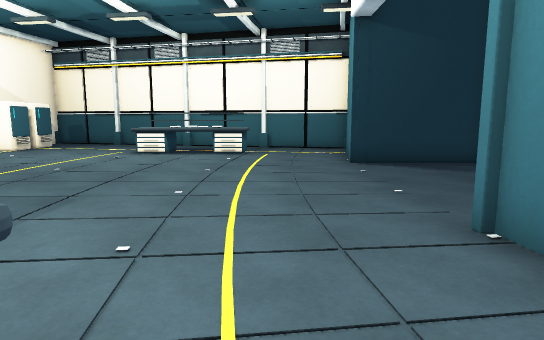
View 1 (above)

14 first-person views from a walk through a 3-D level made in the Unity game engine. The camera is 1.3 m above the floor, tilts 8° down and sees 75° across. The floor is counted in squares, 1 m on a side. Each view is taken from the middle of a square. On the plan, view 1 faces up. The plan holds only what a view shows up to about 15 squares ahead; the rest is blank. Door leaves are left out, so doorways stand open.

View 2
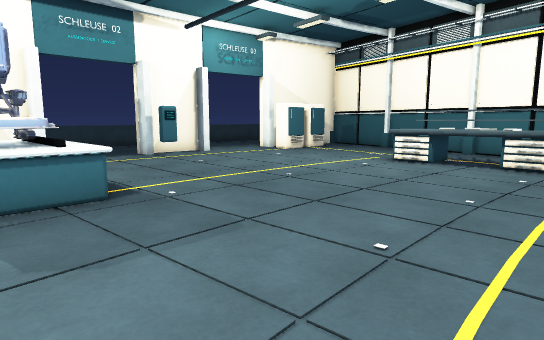

View 3
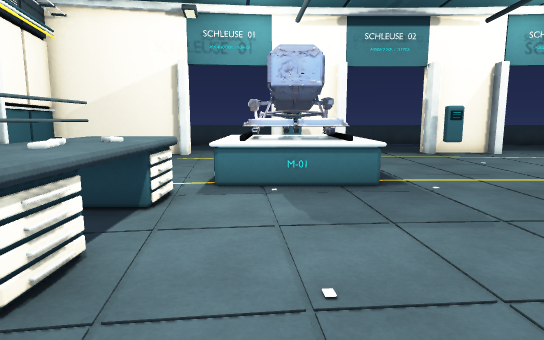

View 4
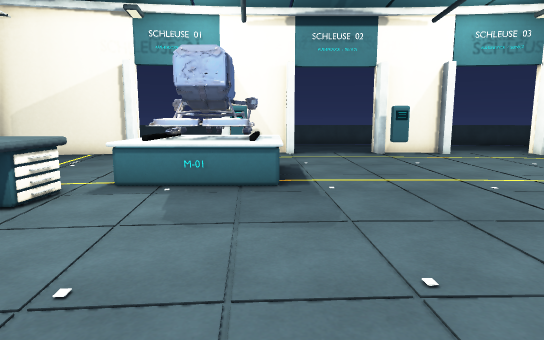

View 5
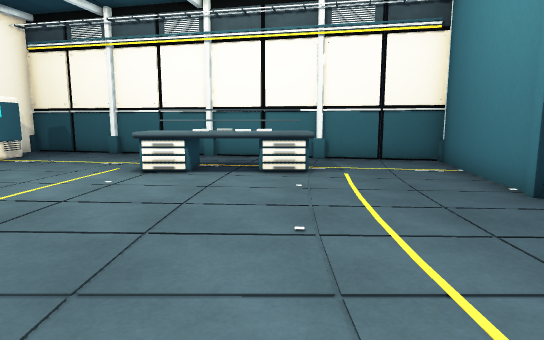

View 6
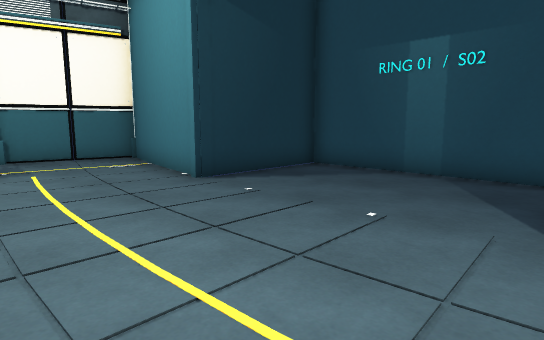

View 7
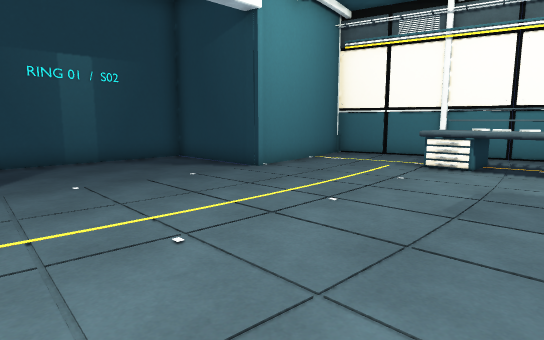

View 8
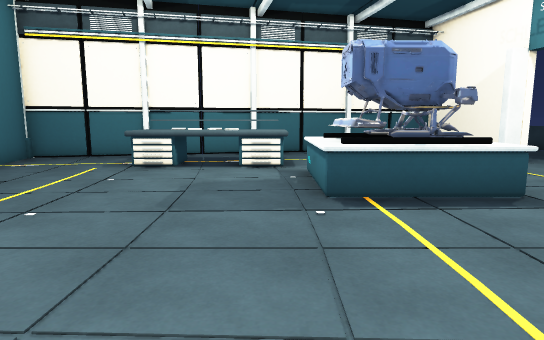

View 9
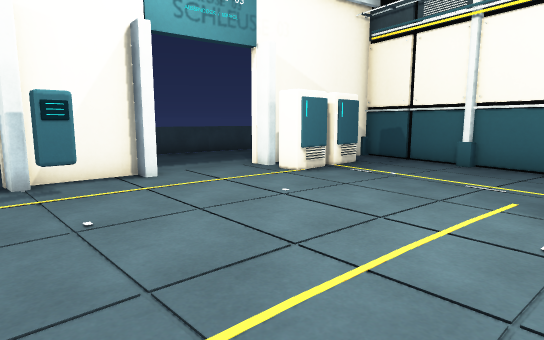

View 10
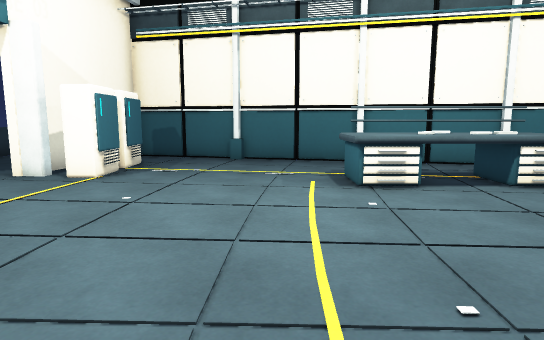

View 11
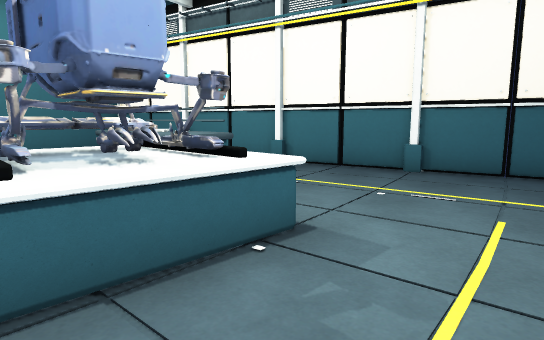

View 12
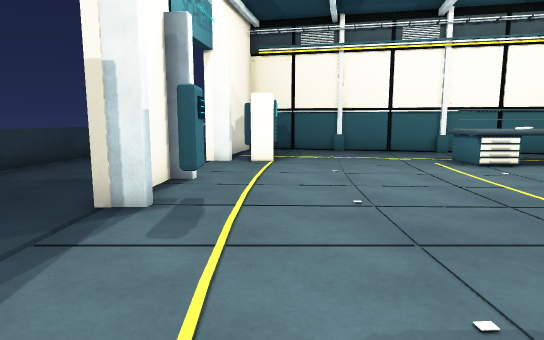

View 13
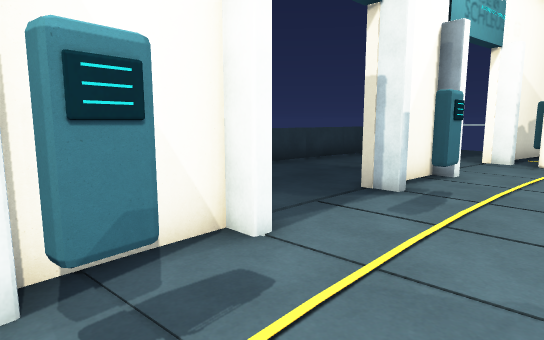

View 14
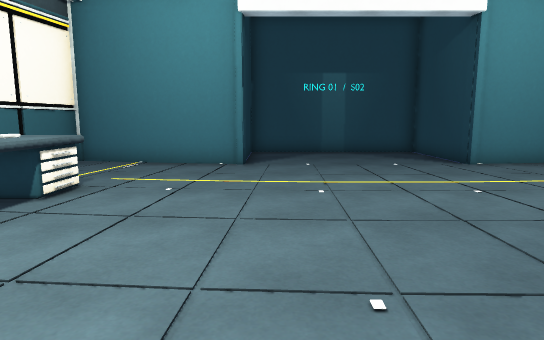

### Floor plan
Key: @ floor where view 1 was taken; # wall or solid block; x gap in a wall; . floor; D open door; = window, fence, low wall or low ledge; ^ raised ledge; O other object.
Columns run from 15 left of view 1 to 7 right of it. Each row starts with its distance up from view 1.
 19 .. ########
 18 ..##O....######
 17 ..#OO.........#####
 16 ..##O............ #
 15 ..DOO.....^^^x^...#
 14 ..DD......^^^^^...#
 13 ..DD..............#
 12 . DD..............#
 11 . #...............#####
 10 .##...................#
  9 .#D...................#
  8 ..D...................#
  7  .D...................#
  6   D...................#
  5   #...^^^^............#
  4   ##..^##^........#####
  3   DD..=##^........#
  2   DD..=^^^........#
  1   DD......^^^^^...#
  0  .DD......^x^^^@..#
 -1  .#....... ...... #
 -2   # ...... ...#####
 -3   ##.....######
 -4    #######

Where each view was taken, in squares from view 1:
view 1: 0 up, 0 right, facing up
view 2: 3 up, 0 right, facing up-left
view 3: 3 up, 1 right, facing left
view 4: 5 up, 1 right, facing left
view 5: 5 up, 2 left, facing up
view 6: 4 up, 2 left, facing up-right
view 7: 11 up, 5 left, facing down-right
view 8: 11 up, 5 left, facing down
view 9: 8 up, 5 left, facing up-left
view 10: 7 up, 7 left, facing up
view 11: 5 up, 12 left, facing down-right
view 12: 4 up, 11 left, facing up
view 13: 3 up, 10 left, facing up-left
view 14: 10 up, 8 left, facing right
